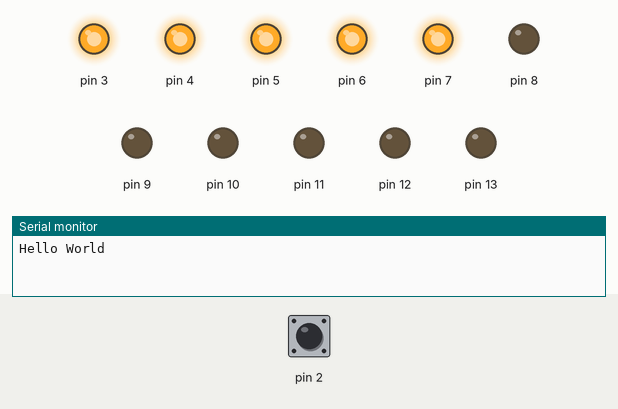
A sketch run on a simulated Arduino Uno, built with avr-gcc and run on an emulated ATmega328P. Shown: output pins drawn as LEDs (lit = HIGH), the last lines printed to the serial monitor. Dashed ring = blinking. The inputs (shaded band) are chosen by the test bench; at power-on: pin 2 HIGH.

Above: at 1.2 s.
1.3 s: pin 2 pulsed LOW 5 times (0.12 s each, 0.3 s apart)
At 1.8 s:
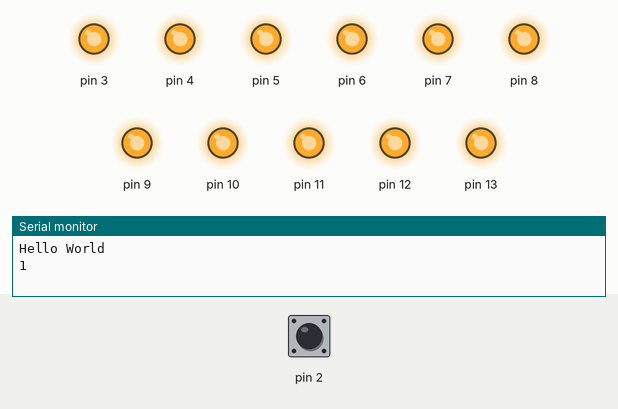
4.3 s: pin 2 pulled LOW for 1 s
7.3 s: pin 2 pulled LOW for 1 s
At 7.45 s:
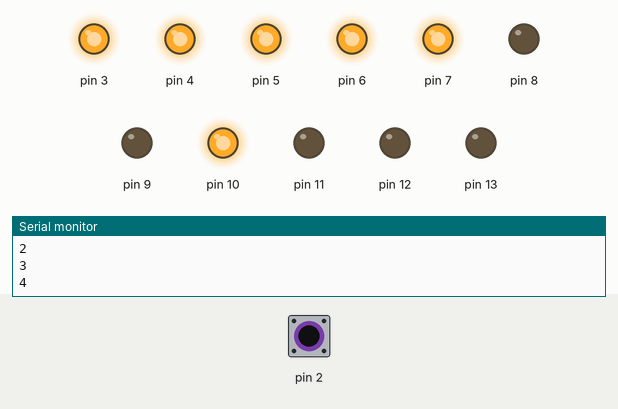
10.3 s: pin 2 pulled LOW for 0.15 s
At 11.3 s:
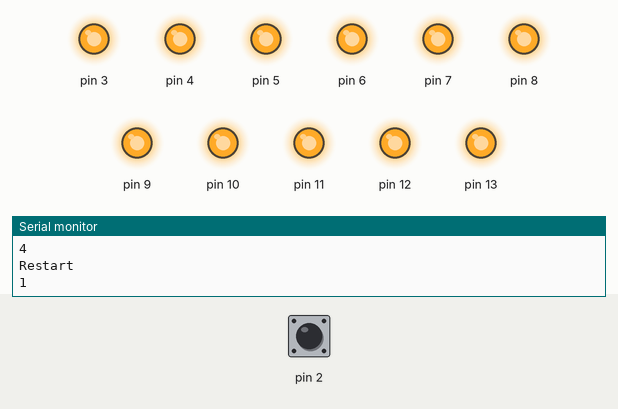
11.9 s: pin 2 pulled LOW for 3.2 s
At 12.15 s:
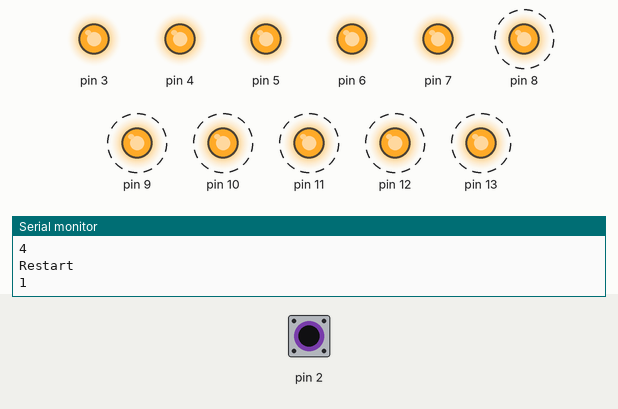
Timing chart, 0 to 17.6 s (numbered marks = the images above; inputs shaded):
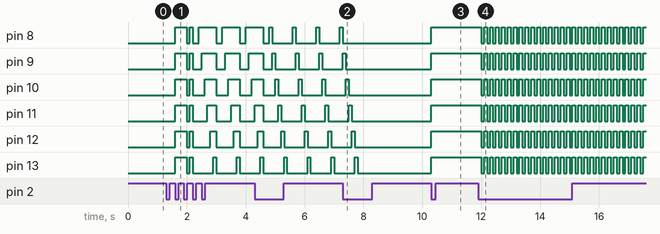

The sketch:

z1.ino
```cpp
void setup() {
  Serial.begin(9600);
  pinMode(2, INPUT_PULLUP);
  pinMode(3, OUTPUT);
  pinMode(4, OUTPUT);
  pinMode(5, OUTPUT);
  pinMode(6, OUTPUT);
  pinMode(7, OUTPUT);
  pinMode(8, OUTPUT);
  pinMode(9, OUTPUT);
  pinMode(10, OUTPUT);
  pinMode(11, OUTPUT);
  pinMode(12, OUTPUT);
  pinMode(13, OUTPUT);
  digitalWrite(2, 1);
  digitalWrite(3, 1);
  digitalWrite(4, 1);
  digitalWrite(5, 1);
  digitalWrite(6, 1);
  digitalWrite(7, 1);
  Serial.println("Hello World");
}
int count = 0;
void loop() {
  if (digitalRead(2) == 0) {
    switch (count) {
    case 1:
      digitalWrite(8, 1);
      digitalWrite(9, 1);
      digitalWrite(10, 1);
      digitalWrite(11, 1);
      digitalWrite(12, 1);
      digitalWrite(13, 1);
      if (digitalRead(2) == 1) {
        Serial.println("1");
      }
      break;
    case 2:
      digitalWrite(8, 1);
      digitalWrite(9, 1);
      digitalWrite(10, 1);
      digitalWrite(11, 1);
      digitalWrite(12, 1);
      digitalWrite(13, 1);
      delay(100);
      digitalWrite(8, 0);
      digitalWrite(9, 0);
      digitalWrite(10, 0);
      digitalWrite(11, 0);
      digitalWrite(12, 0);
      digitalWrite(13, 0);
      delay(100);
      if (digitalRead(2) == 1) {
        Serial.println("2");
      }
      break;
    case 3:
      digitalWrite(8, 0);
      delay(100);
      digitalWrite(8, 1);
      delay(100);
      digitalWrite(9, 1);
      delay(100);
      digitalWrite(10, 1);
      delay(100);
      digitalWrite(11, 1);
      delay(100);
      digitalWrite(12, 1);
      delay(100);
      digitalWrite(13, 1);
      delay(100);
      digitalWrite(8, 0);
      digitalWrite(9, 0);
      digitalWrite(10, 0);
      digitalWrite(11, 0);
      digitalWrite(12, 0);
      digitalWrite(13, 0);
      delay(100);
      if (digitalRead(2) == 1) {
        Serial.println("3");
      }
      break;
    case 4:
      digitalWrite(8, 0);
      delay(100);
      digitalWrite(8, 1);
      delay(100);
      digitalWrite(8, 0);
      digitalWrite(9, 1);
      delay(100);
      digitalWrite(9, 0);
      digitalWrite(10, 1);
      delay(100);
      digitalWrite(10, 0);
      digitalWrite(11, 1);
      delay(100);
      digitalWrite(11, 0);
      digitalWrite(12, 1);
      delay(100);
      digitalWrite(12, 0);
      digitalWrite(13, 1);
      delay(100);
      digitalWrite(13, 0);
      delay(100);
      if (digitalRead(2) == 1) {
        Serial.println("4");
      }
      break;
    case 5:
      digitalWrite(8, 0);
      digitalWrite(9, 0);
      digitalWrite(10, 0);
      digitalWrite(11, 0);
      digitalWrite(12, 0);
      digitalWrite(13, 0);
      if (digitalRead(2) == 1) {
        Serial.println("Restart");
      }
      break;
    case 6:
      count = 1;
      break;
    }
  } else {
    switch (count) {
    case 1:
      digitalWrite(8, 1);
      digitalWrite(9, 1);
      digitalWrite(10, 1);
      digitalWrite(11, 1);
      digitalWrite(12, 1);
      digitalWrite(13, 1);
      break;
    case 2:
      digitalWrite(8, 1);
      digitalWrite(9, 1);
      digitalWrite(10, 1);
      digitalWrite(11, 1);
      digitalWrite(12, 1);
      digitalWrite(13, 1);
      delay(100);
      digitalWrite(8, 0);
      digitalWrite(9, 0);
      digitalWrite(10, 0);
      digitalWrite(11, 0);
      digitalWrite(12, 0);
      digitalWrite(13, 0);
      delay(100);
      break;
    case 3:
      digitalWrite(8, 0);
      delay(100);
      digitalWrite(8, 1);
      delay(100);
      digitalWrite(9, 1);
      delay(100);
      digitalWrite(10, 1);
      delay(100);
      digitalWrite(11, 1);
      delay(100);
      digitalWrite(12, 1);
      delay(100);
      digitalWrite(13, 1);
      delay(100);
      digitalWrite(8, 0);
      digitalWrite(9, 0);
      digitalWrite(10, 0);
      digitalWrite(11, 0);
      digitalWrite(12, 0);
      digitalWrite(13, 0);
      delay(100);
      break;
    case 4:
      digitalWrite(8, 0);
      delay(100);
      digitalWrite(8, 1);
      delay(100);
      digitalWrite(8, 0);
      digitalWrite(9, 1);
      delay(100);
      digitalWrite(9, 0);
      digitalWrite(10, 1);
      delay(100);
      digitalWrite(10, 0);
      digitalWrite(11, 1);
      delay(100);
      digitalWrite(11, 0);
      digitalWrite(12, 1);
      delay(100);
      digitalWrite(12, 0);
      digitalWrite(13, 1);
      delay(100);
      digitalWrite(13, 0);
      delay(100);
      break;
    case 5:
      digitalWrite(8, 0);
      digitalWrite(9, 0);
      digitalWrite(10, 0);
      digitalWrite(11, 0);
      digitalWrite(12, 0);
      digitalWrite(13, 0);
      break;
    case 6:
      count = 1;
      break;
    }
    if (digitalRead(2) == 0) {
      count++;
    }
  }
}
```

Measured:
- after the input at 1.3 s, pin 8: LOW → HIGH after 0.30 s, → LOW 0.40 s later, → HIGH 0.10 s later, → LOW 0.10 s later, … (9 changes in this stretch); pin 9: LOW → HIGH after 0.30 s, → LOW 0.40 s later, → HIGH 0.10 s later, → LOW 0.10 s later, … (9 changes in this stretch)
- after the input at 7.3 s, pin 8: goes on until 7.3 s, then stays LOW; pin 9: goes on until 7.4 s, then stays LOW; pin 10: goes on until 7.5 s, then stays LOW; pin 11: goes on until 7.6 s, then stays LOW; pin 12: goes on until 7.7 s, then stays LOW
- after the input at 10.3 s, pin 8–13: LOW → HIGH at once
- after the input at 11.9 s, pin 8–13: alternates HIGH for 0.10 s and LOW for 0.10 s, starting after 0.10 s
